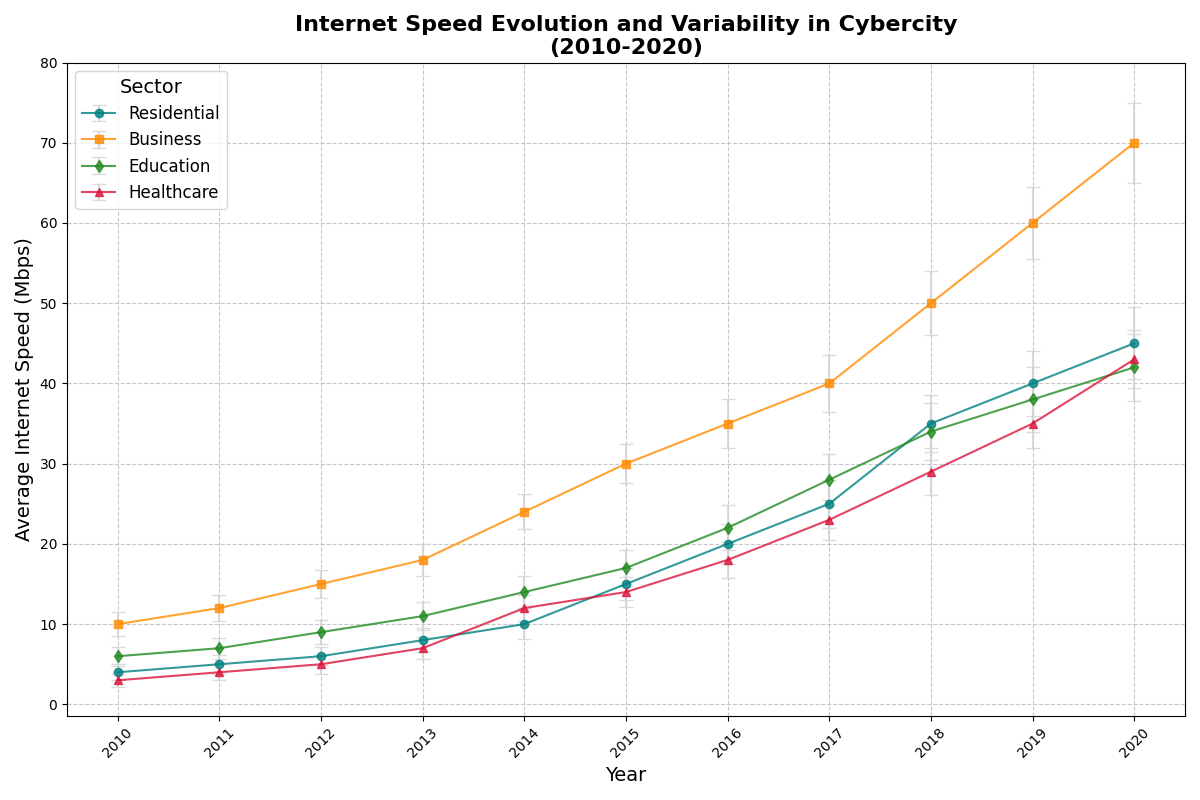

Recreate this plot in Python.
import matplotlib.pyplot as plt
import numpy as np

# Define years
years = np.arange(2010, 2021)

# Define average internet speeds (Mbps) for each sector
residential_speed = np.array([4, 5, 6, 8, 10, 15, 20, 25, 35, 40, 45])
business_speed = np.array([10, 12, 15, 18, 24, 30, 35, 40, 50, 60, 70])
education_speed = np.array([6, 7, 9, 11, 14, 17, 22, 28, 34, 38, 42])
healthcare_speed = np.array([3, 4, 5, 7, 12, 14, 18, 23, 29, 35, 43])

# Define variability (standard deviation) for each sector
residential_variability = np.array([1, 1.2, 1.1, 1.5, 1.8, 2, 2.5, 3, 3.5, 4, 4.5])
business_variability = np.array([1.5, 1.6, 1.8, 2, 2.2, 2.4, 3, 3.5, 4, 4.5, 5])
education_variability = np.array([1.2, 1.3, 1.5, 1.7, 2, 2.2, 2.8, 3.2, 3.5, 4, 4.2])
healthcare_variability = np.array([0.8, 1, 1.2, 1.4, 1.6, 1.9, 2.2, 2.5, 2.9, 3.1, 3.6])

# Create the plot
plt.figure(figsize=(12, 8))

# Plot data with error bars for each sector
plt.errorbar(years, residential_speed, yerr=residential_variability, fmt='-o', color='teal', 
             capsize=5, alpha=0.8, label='Residential', ecolor='lightgray')
plt.errorbar(years, business_speed, yerr=business_variability, fmt='-s', color='darkorange', 
             capsize=5, alpha=0.8, label='Business', ecolor='lightgray')
plt.errorbar(years, education_speed, yerr=education_variability, fmt='-d', color='forestgreen', 
             capsize=5, alpha=0.8, label='Education', ecolor='lightgray')
plt.errorbar(years, healthcare_speed, yerr=healthcare_variability, fmt='-^', color='crimson', 
             capsize=5, alpha=0.8, label='Healthcare', ecolor='lightgray')

# Add labels and title
plt.title('Internet Speed Evolution and Variability in Cybercity\n(2010-2020)', fontsize=16, fontweight='bold')
plt.xlabel('Year', fontsize=14)
plt.ylabel('Average Internet Speed (Mbps)', fontsize=14)
plt.xticks(years, rotation=45)
plt.yticks(np.arange(0, 81, 10))

# Add grid
plt.grid(True, linestyle='--', alpha=0.7)

# Add legend
plt.legend(title='Sector', fontsize=12, title_fontsize=14, loc='upper left')

# Adjust layout
plt.tight_layout()

# Display the plot
plt.show()
